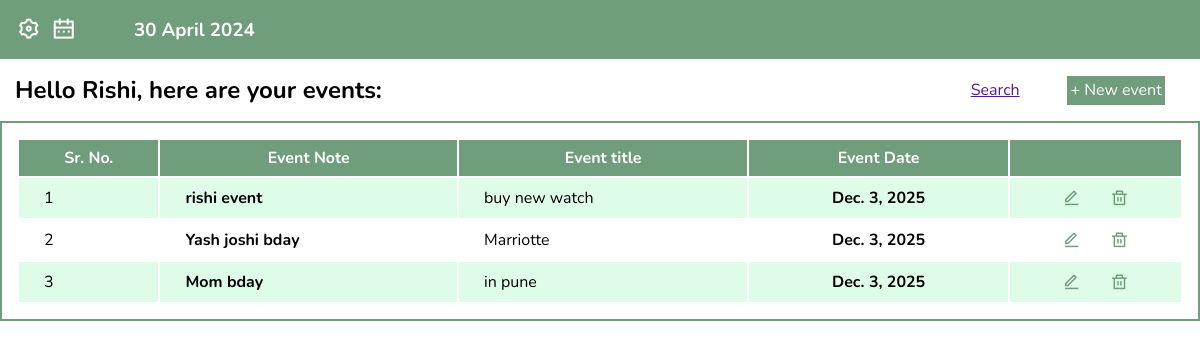
/events/ (signed in), run on the app's committed database.
### app_user/models.py (models this page shows)
class customUser(AbstractUser):
    username=None
    mobile_number=models.CharField(
        max_length=40,
        null = True,
        blank = True,
        default = ''
    )
    email=models.EmailField(unique=True)
    USERNAME_FIELD = 'email'
    REQUIRED_FIELDS = []
    objects = UserManager()

### events/models.py (models this page shows, shortened)
class event(models.Model):
    event_user = models.ForeignKey(User, on_delete=models.CASCADE, null=True, blank=True)
    event_title = models.CharField(max_length=30)
    event_description = models.CharField(max_length=100, null=True, blank=True)
    event_date = models.DateField()

### Event_Calendar_project/views.py (the view)
# urls.py: path('events/',EventList.as_view(), name="all_events"),
class EventList(LoginRequiredMixin,ListView):
    model = event
    context_object_name = 'events'
    def get_context_data(self,**kwargs):
        context = super().get_context_data(**kwargs)
        context['events'] = context['events'].filter(event_user=self.request.user)
        return context

### events/templates/events/event_list.html (shortened to what this page needs)
<!DOCTYPE html>
<html>
<head>
    <link href="https://cdn.jsdelivr.net/npm/remixicon@4.2.0/fonts/remixicon.css" rel="stylesheet" />
</head>
<body>
    <div class="container">
        <div class="top">
            <div class="links">
                <a href="{% url 'settings-page' %}"><i class="ri-settings-3-line settings"></i></a>
                <a href="{% url 'calendar-home' %}"><i class="ri-calendar-2-line"></i></a>
            </div>
            <h3>{% now "d F Y" %}</h3>
        </div>
        <div class="bottom">
            <div class="tag-btns">
                <h2>Hello {{user.first_name}}, here are your events:</h2>
                <div class="btns">
                    <a href="">Search</a>
                    <a href="{% url 'event-create' %}"><button>+ New event</button></a>
                </div>
            </div>
            <div class="eventTable">
            <table>
                <tr>
                    <th>Sr. No.</th>
                    <th>Event Note</th>
                    <th>Event title</th>
                    <th>Event Date</th>
                    <th></th>
                </tr>
                {% for event in events %}
                <tr>
                    <td class="ctr"></td>
                    <td><b>{{event.event_title}}</b></td>
                    <td>{{event.event_description}}</td>
                    <td class="date-col"><b>{{event.event_date}}</b></td>
                    <td class="ud"> <a href="{% url 'event-update' event.id %}"><i class="ri-edit-line"></i></a>
                        <a href="{% url 'event-delete' event.id %}"><i class="ri-delete-bin-line"></i></a></td>
                </tr>
                {% empty %}
                <p>No events</p>
                {% endfor %}
            </table>
            </div>
        </div>
    </div>
</body>
</html>

### events/templates/events/event_list.html (style rules this page uses)
* { margin: 0; padding: 0; box-sizing: border-box; font-family: 'Nunito', sans-serif; }
.container { display: flex; flex-direction: column; }
.top { background-color: #709D7C; padding: .7rem; flex-basis: 5%; display: flex; }
.top .links { flex-basis: 10%; display: flex; align-items: center; }
.top .links a { text-decoration: none; color: white; padding: 5px; transition: 0.3s ease; }
.top .links a i { font-size: 1.5rem; }
.top h3 { flex-basis: 90%; display: flex; align-items: center; justify-content: left; padding-left: 5px; color: white; }
.tag-btns { display: flex; padding: 15px; }
.tag-btns h2 { flex-basis: 80%; }
.tag-btns .btns { flex-basis: 20%; display: flex; align-items: center; justify-content: space-around; }
.tag-btns .btns a button { background-color: #709D7C; color: white; padding: 3.5px; outline: none; margin-left: 8px; border: none; font-size: 1rem; transition: 0.3s ease; }
.eventTable { border: 2px solid #709D7C; display: flex; align-items: center; justify-content: center; }
.eventTable table { width: 100%; padding: 15px; counter-reset: Serial; }
.eventTable table th { padding: 7px 14px; background-color: #709D7C; color: white; }
.eventTable table tr td { padding: 8px 25px; }
.eventTable table tr .date-col { text-align: center; }
tr .ctr::before { counter-increment: Serial; content: counter(Serial); align-content: center; text-align: center; }
.eventTable table tr .ud { display: flex; justify-content :space-evenly; }
.eventTable table tr .ud a { text-decoration: none; color: #709D7C; font-size: 1.1rem; margin: 0 2px; transition: 0.3s ease; }
.eventTable table tr:nth-child(even) { background-color: #defce7; }

### data on the page
customUser: first_name "Rishi"
event: event_title "rishi event", event_description "buy new watch", event_date "Dec. 3, 2025"
event: event_title "Yash joshi bday", event_description "Marriotte", event_date "Dec. 3, 2025"
event: event_title "Mom bday", event_description "in pune", event_date "Dec. 3, 2025"
